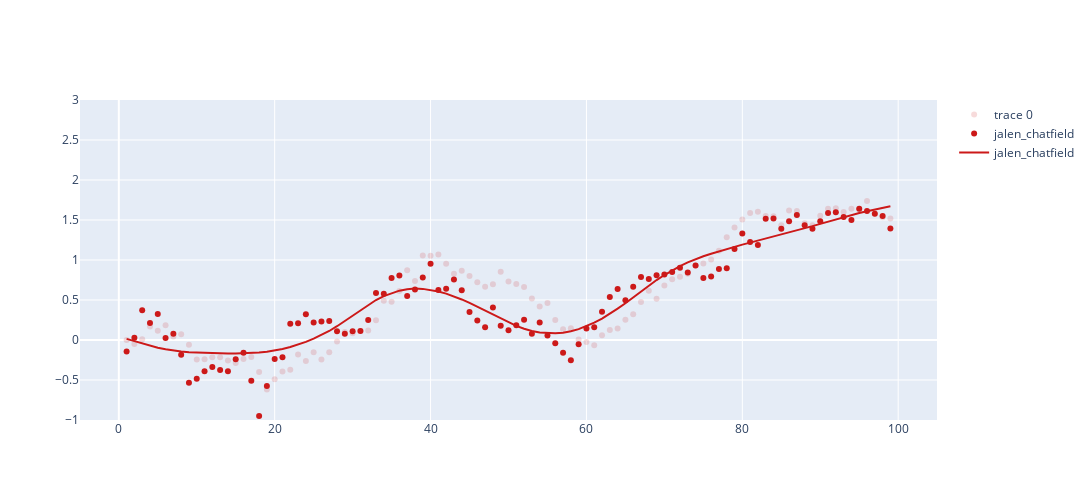

Here is the notebook cell this chart was saved with:
### Code cell
fig = go.Figure()
i = 0
colors = ['rgba(204, 25, 25', 'rgba(25, 114, 204', 'rgba(25, 204, 114', ]
for player in ['jalen_chatfield']:
    df = pd.read_csv(f'projections/20222023/{player}.csv')

    time_type = 'Career Game'
    fig.add_trace(go.Scatter(x=df[time_type], y=df['Projection'], mode='markers', opacity=0.15, marker=dict(color=colors[i] + ', 1)')))
    fig.add_trace(go.Scatter(x=df[time_type], y=df['XGB'], name=player, mode='markers', marker=dict(color=colors[i] + ', 1)'))) 
    # fill to trace0 y
    fig.add_trace(go.Scatter(x=df[time_type], y=df['XGB_Lowess'], name=player, mode='lines', marker=dict(color=colors[i] + ', 1)'))) # fill to trace0 y
    i += 1
fig.update_layout(autosize=False, width=1600, height=500)
fig.update_yaxes(range = [-1,3])
thresh = min(2.425, norm.ppf(0.98, loc=df['Potential'].mean(), scale=df['Potential'].std()))
recent = df['Potential'].to_list()[-1]
fig.show()
print(round(100*(df['XGB_Lowess'].to_list()[-1]+5)/(7.5)))
blend = min(2.425, (1.5*thresh+0.5*recent)/2)
print(round(100*(blend+5)/(7.5)))
